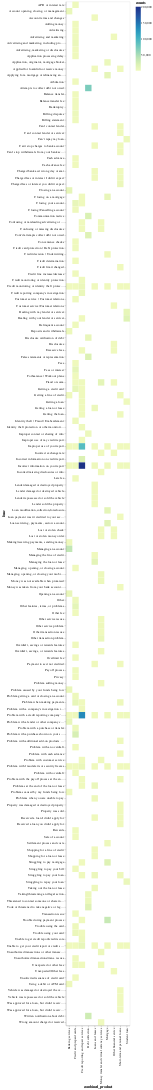

Notebook cell for this chart:
### Code cell
import pandas as pd

# Assuming df is your DataFrame

# Compute counts for each combination of product and issues
df_counts = cfpb_df.groupby(['combined_product', 'Issue']).size().reset_index(name='counts')

import altair as alt

# Create a heatmap
heatmap = alt.Chart(df_counts).mark_rect().encode(
    x='combined_product:N',
    y='Issue:N',
    color='counts:Q'
)

# Display the chart
heatmap

### Figure 1 — Vega-Lite specification as saved in the notebook (floating-point values rounded to 4 significant figures; data arrays with more than 128 entries replaced by an {"elided": "..."} marker saying what was removed)
{"config": {"view": {"continuousWidth": 300, "continuousHeight": 300}}, "data": {"name": "data-1810287af52dba33736694857acb39b0"}, "mark": {"type": "rect"}, "encoding": {"color": {"field": "counts", "type": "quantitative"}, "x": {"field": "combined_product", "type": "nominal"}, "y": {"field": "Issue", "type": "nominal"}}, "$schema": "https://vega.github.io/schema/vega-lite/v5.8.0.json", "datasets": {"data-1810287af52dba33736694857acb39b0": {"elided": "234 records"}}}
